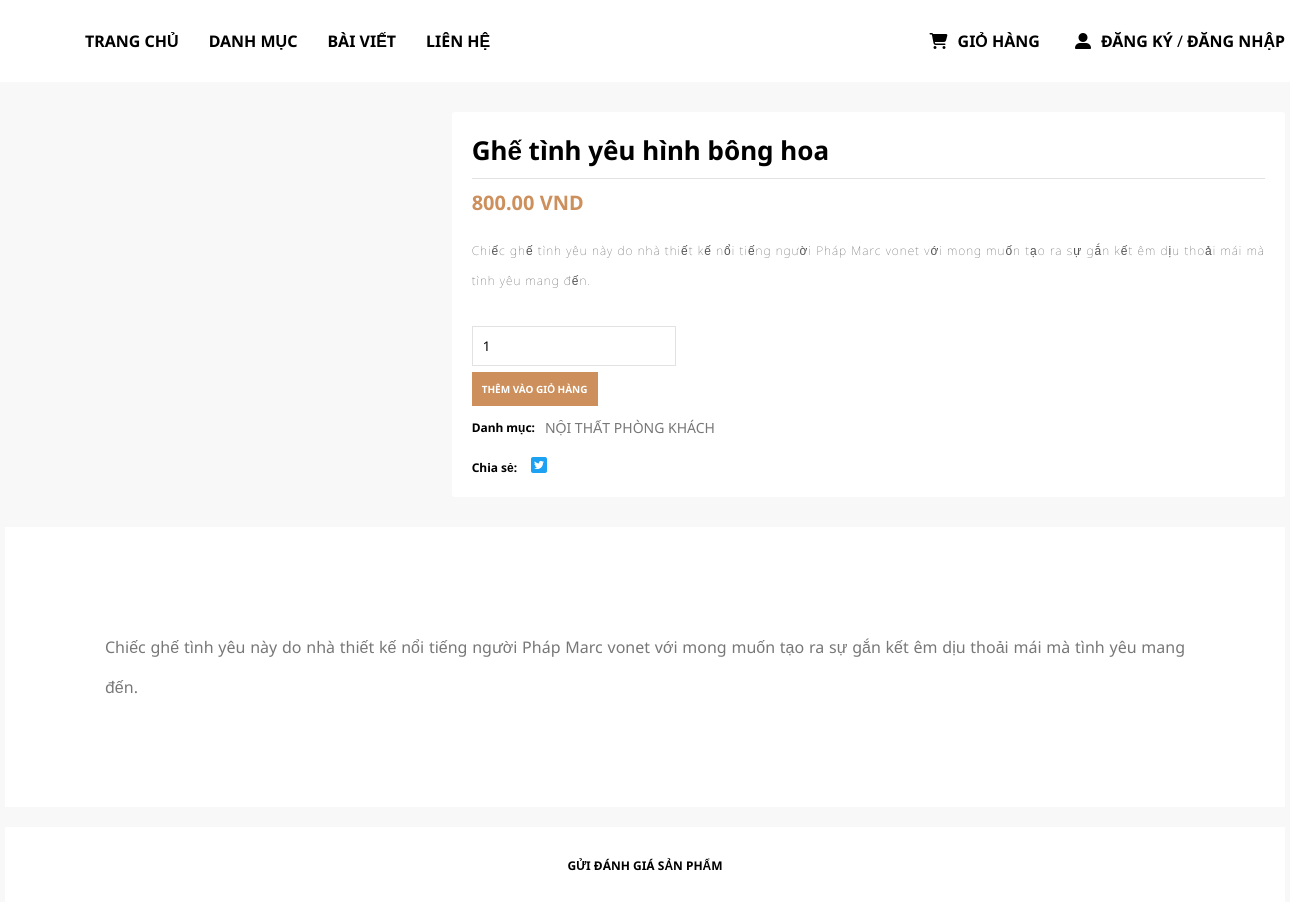
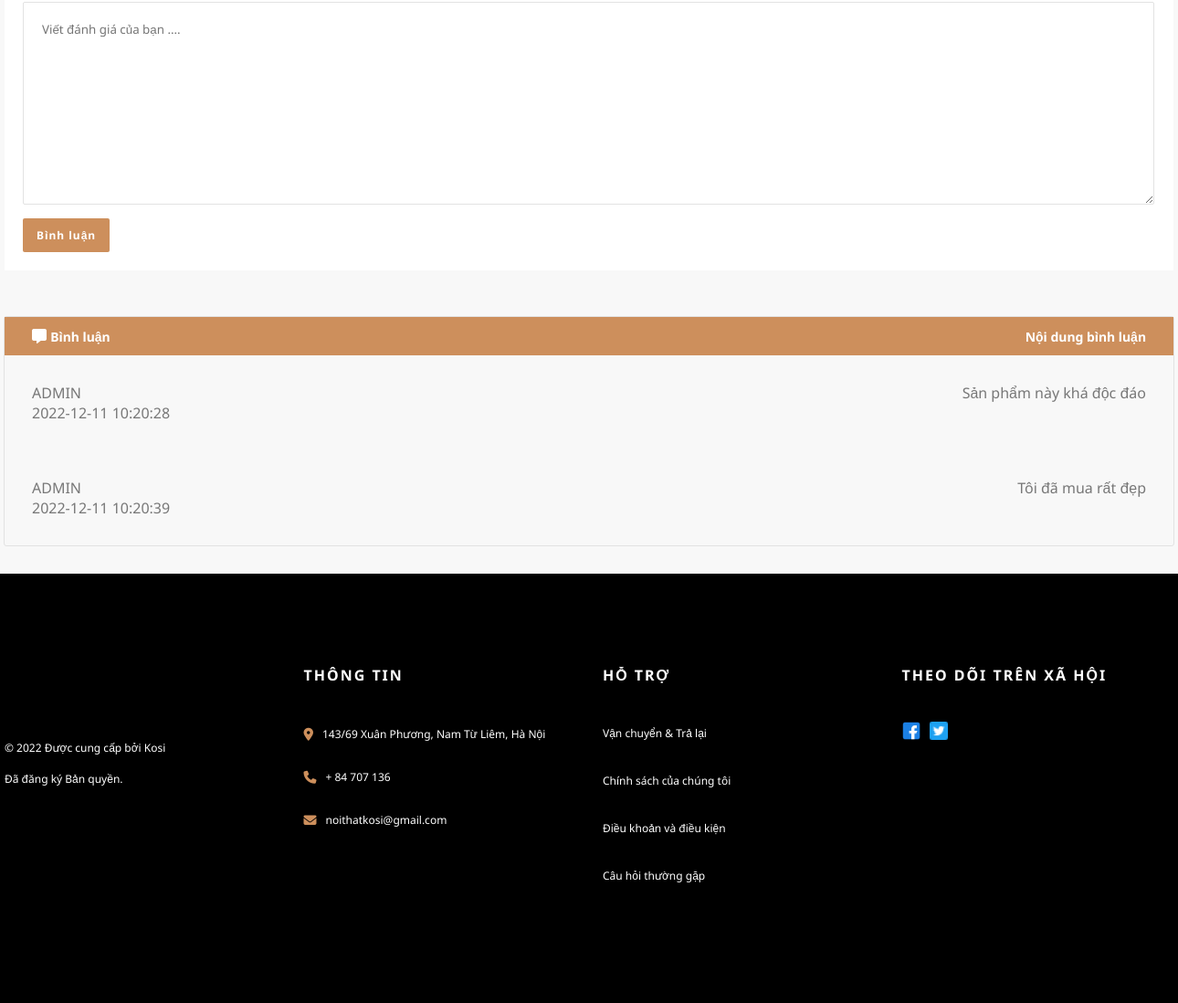
The app's page /?role=client&mod=detail&id_pro=44 with its own data (2 pictures, top to bottom).
### tables this page shows
CREATE TABLE `productions` (
  `id_pro` int(11) NOT NULL,
  `name_pro` varchar(255) NOT NULL,
  `img_pro` varchar(255) NOT NULL,
  `price_pro` double(10,2) NOT NULL,
  `des_pro` text NOT NULL,
  `at_pro` timestamp NOT NULL DEFAULT current_timestamp() ON UPDATE current_timestamp(),
  `id_user` int(11) NOT NULL,
  `id_cate` int(11) NOT NULL
);

CREATE TABLE `categories` (
  `id_cate` int(11) NOT NULL,
  `name_cate` varchar(255) NOT NULL,
  `des_cate` varchar(255) NOT NULL,
  `at_cate` timestamp NULL DEFAULT NULL,
  `id_user` int(11) NOT NULL,
  `img_cate` varchar(255) NOT NULL
);

CREATE TABLE `binhluan` (
  `id_binhluan` int(11) NOT NULL,
  `nd_binhluan` varchar(255) NOT NULL,
  `id_user` int(11) NOT NULL,
  `id_pro` int(11) NOT NULL,
  `time` timestamp NOT NULL DEFAULT current_timestamp() ON UPDATE current_timestamp()
);

CREATE TABLE `users` (
  `id_users` int(11) NOT NULL,
  `name_users` varchar(255) NOT NULL,
  `email_users` varchar(255) NOT NULL,
  `pw_users` varchar(255) NOT NULL,
  `address_users` varchar(255) NOT NULL,
  `phone_users` varchar(255) NOT NULL,
  `role` tinyint(4) NOT NULL DEFAULT 0
);

### modules/client/detail/controllers/indexController.php (called while the page is built, shortened)
<?php
function indexAction() {
    $id_pro = $_GET['id_pro'];
    $data['productions'] = get_one_production($id_pro);
    $data['binhluan'] = get_list_comment($id_pro);
    $data['categories']= get_list_categories();
    load_view('index', $data);
}

### libraries/database.php (called while the page is built, shortened)
<?php
function db_query($query_string) {
    global $conn;
    $result = mysqli_query($conn, $query_string);
    return $result;
}
function db_fetch_row($query_string) {
    $mysqli_result = db_query($query_string);
    $result = mysqli_fetch_assoc($mysqli_result);
    return $result;
}
function db_fetch_array($query_string) {
    $result = array();
    $mysqli_result = db_query($query_string);
    while ($row = mysqli_fetch_assoc($mysqli_result)) {
        $result[] = $row;
    }
    return $result;
}

### modules/client/detail/models/indexModel.php (called while the page is built, shortened)
<?php
function get_one_production($id_pro) {
    $result = db_fetch_row("SELECT * FROM `productions` WHERE `id_pro` = $id_pro");
    return $result;
}
function get_list_categories() {
    $result = db_fetch_array("SELECT * FROM `categories`");
    return $result;
}
function get_list_comment($id_pro){
    $result = db_fetch_array("SELECT bl.*,u.name_users as `name_users` FROM `binhluan` bl INNER JOIN `users` u ON bl.id_user = u.id_users WHERE bl.id_pro = $id_pro");
    return $result;
}

### core/router.php (called while the page is built, shortened)
<?php
$method = $_SERVER['REQUEST_METHOD'] === 'GET' ? '' : $_SERVER['REQUEST_METHOD'];
$action_name = get_action().ucfirst(strtolower($method)).'Action';
call_function(array('construct', $action_name));

### core/appload.php (called while the page is built, shortened)
<?php
require CONFIGPATH . DIRECTORY_SEPARATOR . 'database.php';
require LIBPATH . DIRECTORY_SEPARATOR . 'database.php';
require COREPATH . DIRECTORY_SEPARATOR . 'base.php';
require COREPATH . DIRECTORY_SEPARATOR . 'router.php';

### index.php (called while the page is built, shortened)
<?php
require COREPATH.DIRECTORY_SEPARATOR.'appload.php';

### modules/client/detail/views/indexView.php (the view, shortened to what this page needs)
<?php get_header('', 'Chi tiết sản phẩm') ?>
<div class="container-detail-pro">
        <div class="detail-box-main">
            <div class="detail-box-right">
            </div>
            <div class="detail-box-left">
                <div class="detail-content">
                    <h1><?php echo $productions['name_pro']?></h1>
                    <p><?php echo $productions['price_pro']?> VND</p>
                    <div class="detail-content-des">
                        <?php echo $productions['des_pro']?>
                    </div>
                    <form action="" class="form-add-cart">
                        <input type="number" min="1" max="1" value="1" style="width: 182px"><br>
                        <a href="?role=client&mod=cart&id_pro=<?php echo $productions['id_pro']?>">THÊM VÀO GIỎ HÀNG</a>
                    </form>
                    <div class="detail-cate">
                        <span>Danh mục: </span>
                        <a href=""><?php
                        foreach($categories as $category){
                            if($productions['id_cate'] == $category['id_cate']){
                                echo $category['name_cate'];
                            }
                        } ?></a>
                    </div>
                    <div class="detail-cate">
                        <span>Chia sẻ: </span>
                        <a href="#" class="mxh">
                            <img src="public/image/twitter.png" alt="">
                        </a>
                    </div>
                </div>
            </div>
        </div>
        <div class="detai-content-des-big">
            <?php echo $productions['des_pro']?>
        </div>
        <div class="detail-comment">
            <p>GỬI ĐÁNH GIÁ SẢN PHẨM</p>
            <form action="?role=client&mod=detail&action=addComment&id_pro=<?php echo $productions['id_pro']?>" class="form-cm" method="POST">
                <textarea id="" cols="30" rows="10" placeholder="Viết đánh giá của bạn ...." name="nd_binhluan"></textarea>
                <button type="submit">Bình luận</button>
            </form>
        </div>
        <div class="box-comment">
            <div class="box-comment-header">
                <div class="">
                <i class="fas fa-comment-alt"></i>
                <span>Bình luận</span>
                </div>
                <div class="">
                    <span>Nội dung bình luận</span>
                </div>
            </div>
            <?php foreach ($binhluan as $bl){
                ?>
            <div class="box-comment-left">
                <div class="box-comment-name">
                    <p><?php echo $bl['name_users']?></p>
                    <p><?php echo $bl['time']?></p>
                </div>
                <div class="box-comment-right">
                    <p><?php echo $bl['nd_binhluan']?></p>
                </div>
            </div>
            <?php
                }?>
        </div>
    </div>
<?php get_footer('') ?>

### core/base.php (shortened to what this page needs)
<?php
function get_role() {
    global $config;
    $role = isset($_GET['role']) ? $_GET['role'] : $config['default_role'];
    return $role;
}
function get_module() {
    global $config;
    $module = isset($_GET['mod']) ? $_GET['mod'] : $config['default_module'];
    return $module;
}
function call_function($list_function = array()) {
    if (is_array($list_function)) {
        foreach ($list_function as $f) {
            if (function_exists($f())) {
                $f();
            }
        }
    }
}
function load_view($name, $data_send = array()) {
    $data = $data_send;
    $path = MODULESPATH . DIRECTORY_SEPARATOR . get_role() . DIRECTORY_SEPARATOR .  get_module() . DIRECTORY_SEPARATOR . 'views' . DIRECTORY_SEPARATOR . $name . 'View.php';
    if (file_exists($path)) {
        require $path;
    } else {
        echo "Không tìm thấy {$path}";
    }
}
function get_header($name = '', $title = '') {
    if (empty($name)) {
        $name = 'header';
    } else {
        $name = "header-{$name}";
    }
    $path = LAYOUTPATH . DIRECTORY_SEPARATOR . $name . '_' . get_role() . '.php';
    if (file_exists($path)) {
        require $path;
    } else {
        echo "Không tìm thấy {$path}";
    }
}
function get_footer($name = '') {
    if (empty($name)) {
        $name = 'footer';
    } else {
        $name = "footer-{$name}";
    }
    $path = LAYOUTPATH . DIRECTORY_SEPARATOR . $name . '_' . get_role() . '.php';
    if (file_exists($path)) {
        require $path;
    } else {
        echo "Không tìm thấy {$path}";
    }
}
function is_auth()
{
    return isset($_SESSION["auth"]);
}
?>

### layout/header_client.php (shortened to what this page needs)
<div class="container-header" id="myHeader">
    <div class="header">
        <div class="header-left">
            <div class="header-left-nav">
                <div class="nav-main">
                    <ul class="ul_main">
                        <li><a href="?role=client&mod=home">TRANG CHỦ</a></li>
                        <li><a href="#">DANH MỤC</a>
                        </li>
                        <li><a href="?role=client&mod=blog">BÀI VIẾT</a></li>
                        <li><a href="?role=client&mod=lienhe">LIÊN HỆ</a></li>
                    </ul>
                </div>
            </div>
        </div>
        <div class="header-right">
            <div class="header-right-acount">
                <a href="?role=client&mod=cart" class="cart">
                    <i class="fas fa-shopping-cart"></i>
                    <p>GIỎ HÀNG</p>
                </a>
            </div>
            <div class="header-right-shop">
                <?php
                if(is_auth()){
                  ?>
                    <div class="container-output">
                    <i class="fas fa-user-alt"></i>
                    <div class="users-output">
                        <a href="?role=client&mod=users" class="output-main">CÁ NHÂN
                            <ul class="output-sub">
                                <li><a href="?role=client&mod=users">TÀI KHOẢN CỦA TÔI</a></li>
                                <li><a href="?role=client&mod=users&action=quanly">ĐƠN HÀNG CỦA TÔI</a></li>
                                <?php
                                if($_SESSION['auth']['role']==2){
                                    ?>
                                    <li><a href="?role=admin">TRANG QUẢN TRỊ</a></li>
                                    <?php
                                }
                                ?>
                                <li><a href="?role=client&mod=auth&action=logout">ĐĂNG XUẤT</a></li>
                            </ul>
                        </a>
                    </div>
                </div>
                  <?php
                }else{
                    ?>
                    <div class="container-input">
                    <i class="fas fa-user-alt"></i>
                    <div class="users-input">
                        <a href="?role=client&mod=dangky">ĐĂNG KÝ</a> / <a href="?role=client&mod=auth">ĐĂNG NHẬP</a>
                    </div>
                </div>
                    <?php
                }
                ?>
            </div>
        </div>
    </div>
</div>

### layout/footer_client.php (shortened to what this page needs)
<div class="container-footer">
        <div class="footer">
            <div class="footer-items-1">
                <div class="footer-logo">
                </div>
                <p>© 2022 Được cung cấp bởi Kosi<br>
                    <br>
                    Đã đăng ký Bản quyền.
                </p>
            </div>
            <div class="footer-items-2">
                <h4>THÔNG TIN</h4>
                <div class="footer-contact">
                    <i class="fas fa-map-marker-alt"></i>
                    <p>143/69 Xuân Phương, Nam Từ Liêm, Hà Nội</p>
                </div>
                <div class="footer-contact">
                    <i class="fas fa-phone"></i>
                    <p>+ 84 707 136</p>
                </div>
                <div class="footer-contact">
                    <i class="fas fa-envelope"></i>
                    <p>noithatkosi@gmail.com</p>
                </div>
            </div>
            <div class="footer-items-3">
                <h4>HỖ TRỢ</h4>
                <ul>
                    <li><a href="#">Vận chuyển & Trả lại</a></li>
                    <li><a href="#">Chính sách của chúng tôi</a></li>
                    <li><a href="#">Điều khoản và điều kiện</a></li>
                    <li><a href="#">Câu hỏi thường gặp</a></li>
                </ul>
            </div>
            <div class="footer-items-4">
                <h4>THEO DÕI TRÊN XÃ HỘI</h4>
                <div class="icon-mxh">
                    <a href="#">
                        <img src="public/image/fb2.png" alt="">
                    </a>
                    <a href="#">
                        <img src="public/image/twitter.png" alt="">
                    </a>
                </div>
            </div>
        </div>
    </div>
</body>
</html>

### records on screen
productions: name_pro "Ghế tình yêu hình bông hoa", price_pro "800.00", des_pro "Chiếc ghế tình yêu này do nhà thiết kế nổi tiếng người Pháp Marc vonet với mong muốn tạo ra sự gắn kết êm dịu thoải mái mà tình yêu mang đến."
categories: name_cate "NỘI THẤT PHÒNG KHÁCH"
binhluan: id_user.name_users "ADMIN", time "2022-12-11 10:20:28", nd_binhluan "Sản phẩm này khá độc đáo"
binhluan: id_user.name_users "ADMIN", time "2022-12-11 10:20:39", nd_binhluan "Tôi đã mua rất đẹp"
